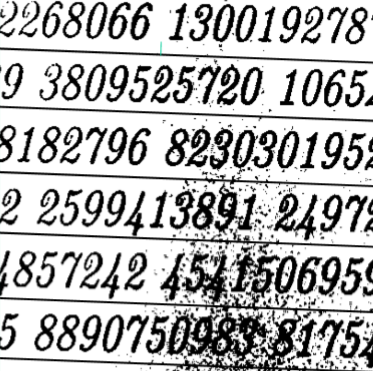
#> input picture digits.png, 373 x 371 px
$ python btqt.py
#> lines starting #> are read from the running program, lines starting #| are printed output that depends on the picture; after the words box and inside, x2 and y2 are one past the last pixel; in counts of white or black regions, pixels touching at a corner belong together
import numpy as np
import cv2

img = cv2.imread("digits.png")
#> img is the input picture: shape (371, 373, 3); mean B, G, R 182.3, 182.3, 182.3

img_gray = cv2.cvtColor(img, cv2.COLOR_RGB2GRAY)
img_blur = cv2.GaussianBlur(img_gray, (11, 11), 0)
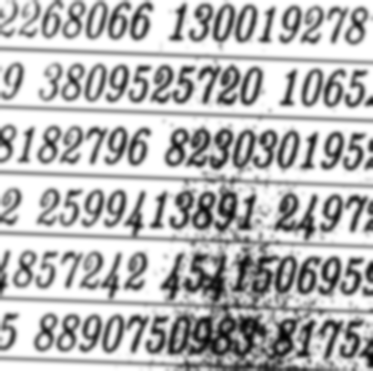
#> img_blur: shape (371, 373); min 2, max 255, mean 182.3
outerBox = cv2.adaptiveThreshold(
    img_blur, 255, cv2.ADAPTIVE_THRESH_MEAN_C, cv2.THRESH_BINARY, 5, 2)
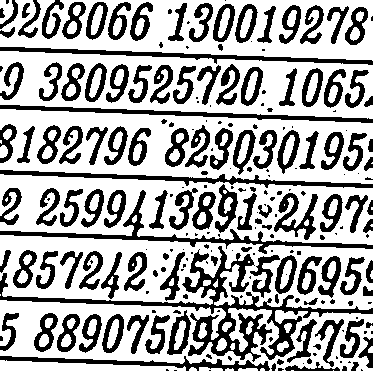
#> outerBox: shape (371, 373); 65.7% white; 229 black regions (101 under 20 px), largest, box (x1, y1, x2, y2) and area: (0, 246, 373, 362) 5599, (0, 190, 373, 254) 2051, (0, 170, 373, 188) 1649
outerBox = cv2.bitwise_not(outerBox)

kernel = np.array([
    [0, 1, 0],
    [1, 1, 1],
    [0, 1, 0]
], np.uint8)

outerBox = cv2.dilate(outerBox, kernel)
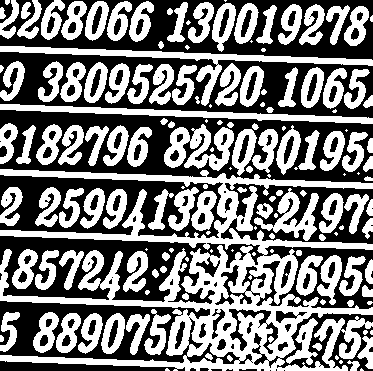
#> outerBox: shape (371, 373); 49% white; 157 white regions (39 under 20 px)

contours, hierarchy = cv2.findContours(
    image=outerBox, mode=cv2.RETR_TREE, method=cv2.CHAIN_APPROX_NONE)
#> contours = 268 contours, 83 with area under 20; largest, box (x1, y1, x2, y2) and area: (0, 169, 373, 371) 22814, (0, 46, 373, 106) 2340, (0, 104, 373, 124) 1935, (164, 124, 234, 171) 1728, (254, 188, 319, 241) 1144

for contour in contours:
    x, y, w, h = cv2.boundingRect(contour)
    area = cv2.contourArea(contour)
    if area > 175:
        img = cv2.rectangle(img, (x, y), (x + w, y + h), (0, 0, 255), 1)
#> (the run stopped early here; a loop or call above may not have finished)
